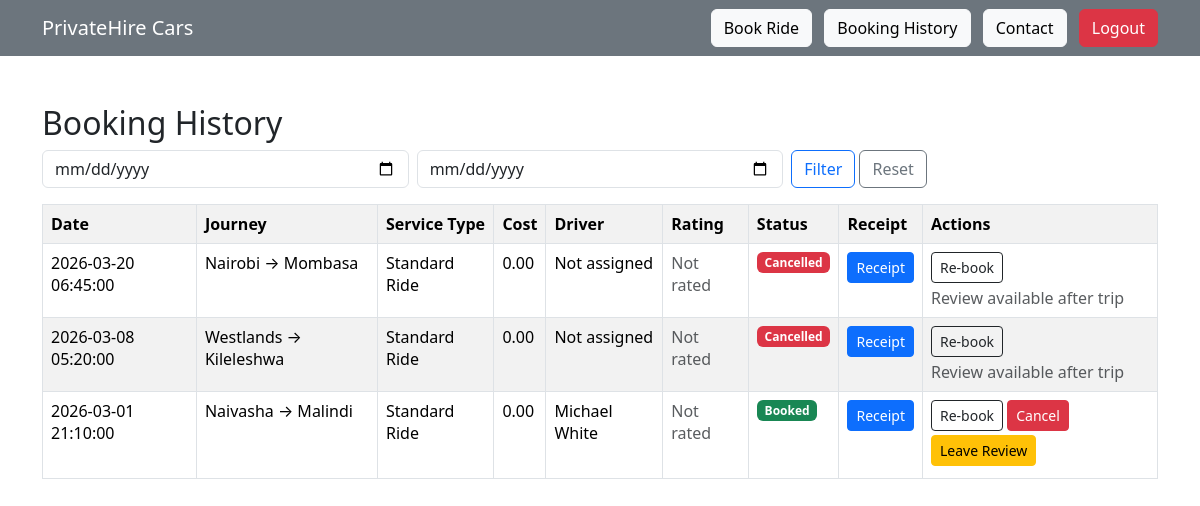
Page /booking/my_bookings.php (signed in) on the committed database.
### tables this page shows
CREATE TABLE `bookings` (
  `id` int(11) NOT NULL,
  `user_id` int(11) DEFAULT NULL,
  `pickup` varchar(255) DEFAULT NULL,
  `destination` varchar(255) DEFAULT NULL,
  `journey_date` date DEFAULT NULL,
  `journey_time` time DEFAULT NULL,
  `passengers` int(11) DEFAULT NULL,
  `vehicle_id` int(11) DEFAULT NULL,
  `status` varchar(50) DEFAULT 'Booked',
  `driver_id` int(11) DEFAULT NULL,
  `notification_preference` enum('sms','email','both') DEFAULT 'sms',
  `confirmation_sent` tinyint(1) DEFAULT 0,
  `reminder_sent` tinyint(1) DEFAULT 0
);

CREATE TABLE `drivers` (
  `id` int(11) NOT NULL,
  `name` varchar(100) DEFAULT NULL,
  `phone` varchar(20) DEFAULT NULL,
  `vehicle_id` int(11) DEFAULT NULL
);

### booking/my_bookings.php (the view, shortened to what this page needs)
<?php
include "../config/db.php";
include "../navbar.php";
$userId = (int)$_SESSION['user_id'];
$dateFrom = $_GET['date_from'] ?? '';
$dateTo = $_GET['date_to'] ?? '';
$where = ["bookings.user_id={$userId}"];
$whereSql = implode(' AND ', $where);
$sql = "
    SELECT bookings.*, drivers.name AS driver_name, vehicles.name AS vehicle_name,
           reviews.id AS review_id, reviews.journey_rating
    FROM bookings
    LEFT JOIN drivers ON bookings.driver_id = drivers.id
    LEFT JOIN vehicles ON bookings.vehicle_id = vehicles.id
    LEFT JOIN reviews ON reviews.booking_id = bookings.id AND reviews.user_id = bookings.user_id
    WHERE {$whereSql}
    ORDER BY bookings.journey_date DESC, bookings.journey_time DESC
";
$result = $conn->query($sql);
?>
<div class="container mt-5">
    <h2>Booking History</h2>
    <form method="GET" class="row g-2 mb-3">
        <div class="col-md-4">
            <input class="form-control" type="date" name="date_from" value="<?php echo htmlspecialchars($dateFrom); ?>" placeholder="From date">
        </div>
        <div class="col-md-4">
            <input class="form-control" type="date" name="date_to" value="<?php echo htmlspecialchars($dateTo); ?>" placeholder="To date">
        </div>
        <div class="col-md-4">
            <button class="btn btn-outline-primary">Filter</button>
            <a class="btn btn-outline-secondary" href="my_bookings.php">Reset</a>
        </div>
    </form>
    <?php if ($result && $result->num_rows > 0) { ?>
        <table class="table table-bordered table-striped">
            <tr>
                <th>Date</th>
                <th>Journey</th>
                <th>Service Type</th>
                <th>Cost</th>
                <th>Driver</th>
                <th>Rating</th>
                <th>Status</th>
                <th>Receipt</th>
                <th>Actions</th>
            </tr>
            <?php while ($row = $result->fetch_assoc()) { ?>
                <?php
                $journeyDateTime = DateTime::createFromFormat('Y-m-d H:i:s', $row['journey_date'] . ' ' . $row['journey_time']);
                $reviewAllowed = $journeyDateTime && $journeyDateTime < new DateTime() && $row['status'] !== 'Cancelled';
                ?>
                <tr>
                    <td><?php echo htmlspecialchars($row['journey_date'] . ' ' . $row['journey_time']); ?></td>
                    <td><?php echo htmlspecialchars($row['pickup'] . ' → ' . $row['destination']); ?></td>
                    <td><?php echo htmlspecialchars($row['service_type'] ?? ($row['vehicle_name'] ?? 'Standard Ride')); ?></td>
                    <td><?php echo number_format((float)($row['final_cost'] ?? 0), 2); ?></td>
                    <td><?php echo htmlspecialchars($row['driver_name'] ?? 'Not assigned'); ?></td>
                    <td>
                        <?php if (!empty($row['review_id'])) { ?>
                            <?php echo str_repeat('★', (int)$row['journey_rating']); ?> (<?php echo (int)$row['journey_rating']; ?>/5)
                        <?php } else { ?>
                            <span class="text-muted">Not rated</span>
                        <?php } ?>
                    </td>
                    <td>
                        <?php if ($row['status'] === 'Cancelled') { ?>
                            <span class="badge bg-danger">Cancelled</span>
                        <?php } else { ?>
                            <span class="badge bg-success"><?php echo htmlspecialchars($row['status']); ?></span>
                        <?php } ?>
                    </td>
                    <td>
                        <a class="btn btn-primary btn-sm" href="receipt.php?id=<?php echo (int)$row['id']; ?>">Receipt</a>
                    </td>
                    <td>
                        <a class="btn btn-outline-dark btn-sm mb-1" href="book.php?rebook_id=<?php echo (int)$row['id']; ?>">Re-book</a>
                        <?php if ($row['status'] !== 'Cancelled') { ?>
                            <a class="btn btn-danger btn-sm mb-1" href="cancel.php?id=<?php echo (int)$row['id']; ?>">Cancel</a>
                        <?php } ?>
                        <?php if ($reviewAllowed && empty($row['review_id'])) { ?>
                            <a class="btn btn-warning btn-sm mb-1" href="review.php?booking_id=<?php echo (int)$row['id']; ?>">Leave Review</a>
                        <?php } elseif (!$reviewAllowed && empty($row['review_id'])) { ?>
                            <span class="text-muted d-block">Review available after trip</span>
                        <?php } ?>
                    </td>
                </tr>
            <?php } ?>
        </table>
    <?php } else { ?>
        <div class="alert alert-info">No booking history found.</div>
    <?php } ?>
</div>

### rows in the picture
bookings: journey_date+journey_time "2026-03-20 06:45:00", pickup+destination "Nairobi → Mombasa", service_type "Standard Ride", final_cost "0.00", driver_name "Not assigned", status "Cancelled"
bookings: journey_date+journey_time "2026-03-08 05:20:00", pickup+destination "Westlands → Kileleshwa", service_type "Standard Ride", final_cost "0.00", driver_name "Not assigned", status "Cancelled"
bookings: journey_date+journey_time "2026-03-01 21:10:00", pickup+destination "Naivasha → Malindi", service_type "Standard Ride", final_cost "0.00", driver.name "Michael White", status "Booked"
